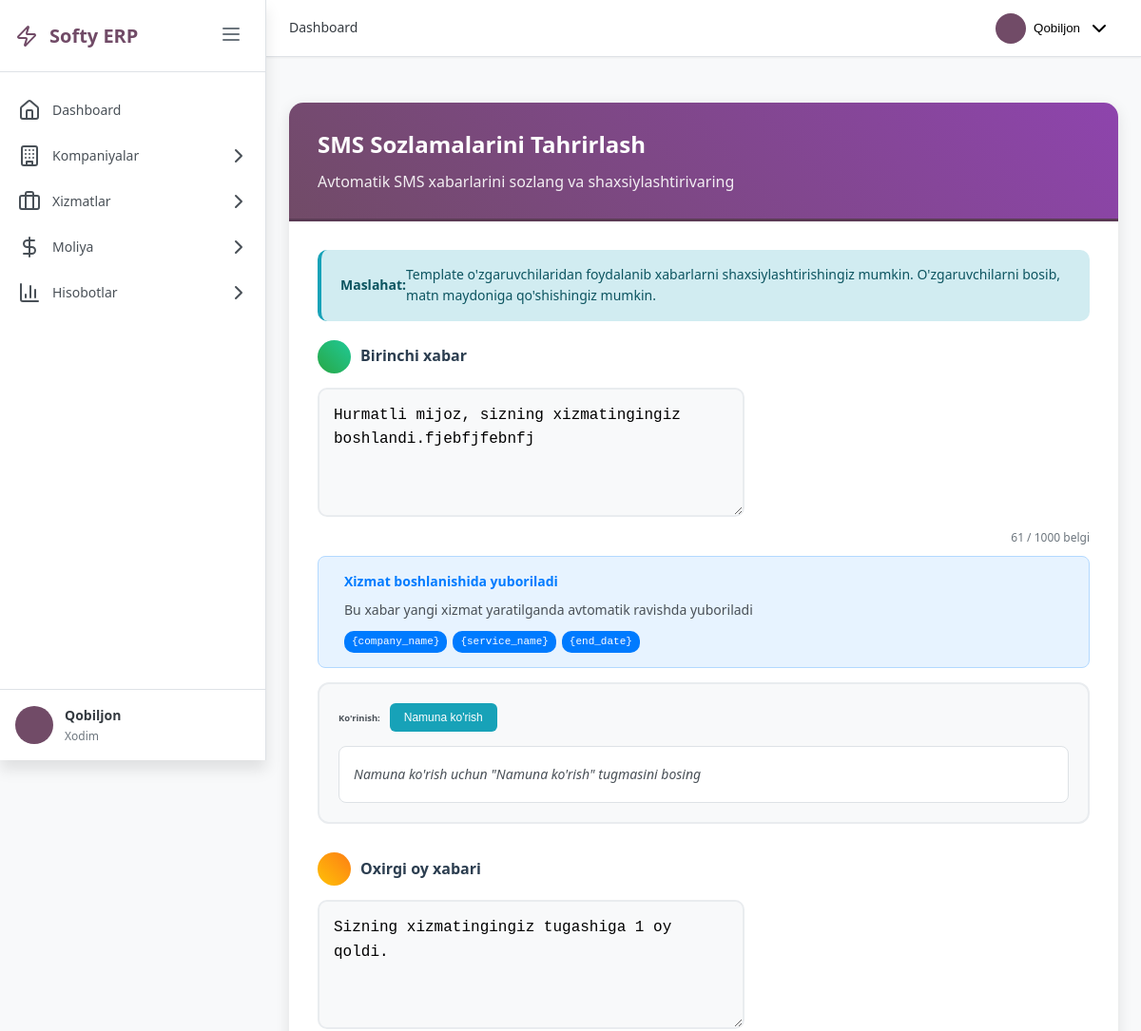
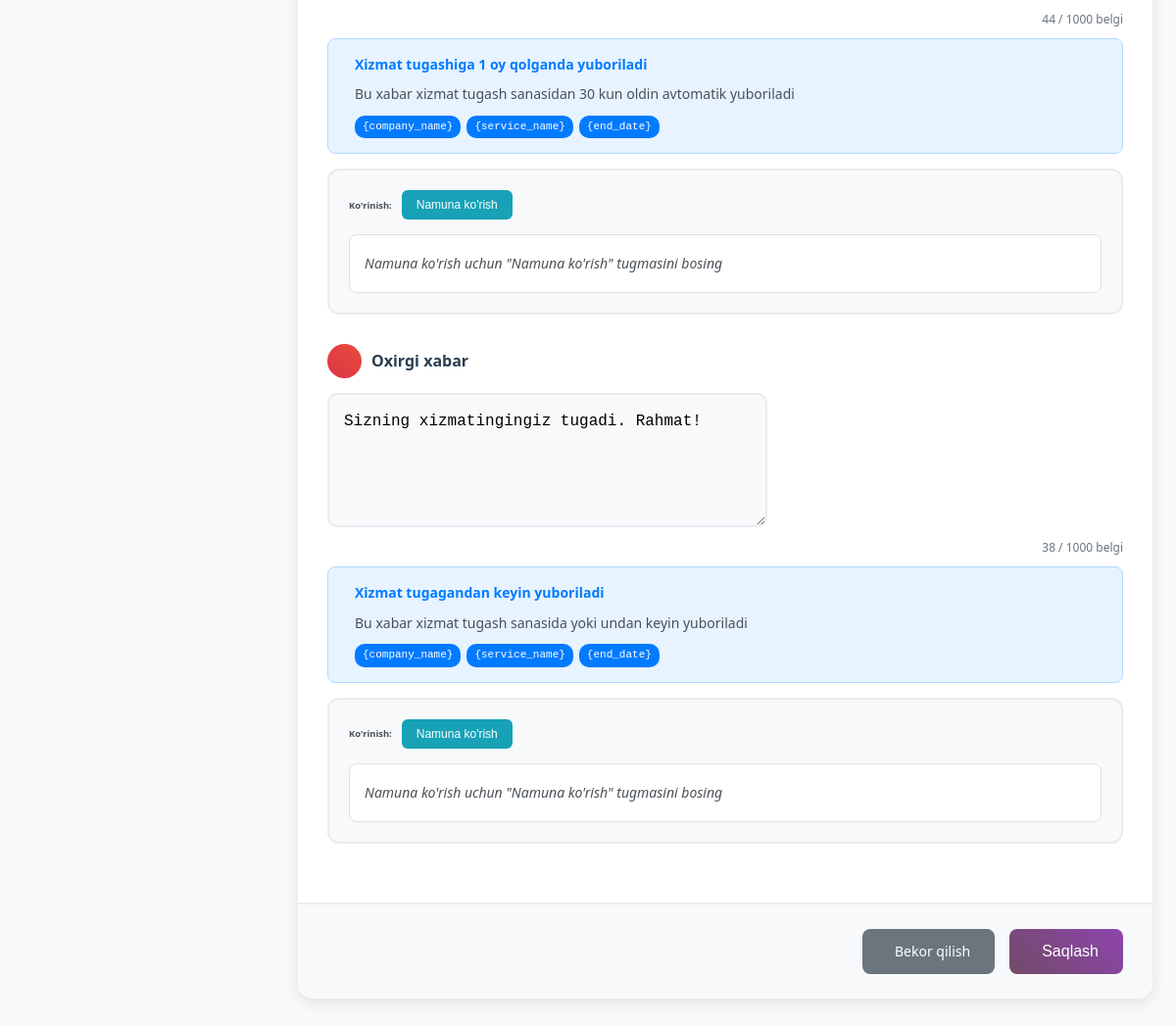
The page /settings/edit/ (signed in) on the database its author committed (2 pictures, top to bottom).
### main/models.py (models this page shows, shortened)
class AdminSettings(models.Model):
    first_message = models.TextField(verbose_name="Birinchi xabar")
    last_month_message = models.TextField(verbose_name="Oxirgi oy xabari")
    last_message = models.TextField(verbose_name="Oxirgi xabar")
    created_date = models.DateTimeField(auto_now_add=True, verbose_name="Yaratilgan sana")
    updated_date = models.DateTimeField(auto_now=True, verbose_name="Yangilangan sana")
    class Meta:
        verbose_name = "Admin sozlamalari"
        verbose_name_plural = "Admin sozlamalari"

### main/views/sms_mng.py (the view)
# urls.py: path('settings/edit/', sms_mng.sms_settings_edit, name='settings_edit'),
@login_required
@user_passes_test(is_admin_user)
def sms_settings_edit(request):
    try:
        admin_settings = AdminSettings.objects.first()
        if not admin_settings:
            admin_settings = AdminSettings()
    except Exception as e:
        messages.error(request, f"Xatolik: {str(e)}")
        return redirect('main:settings_list')
    if request.method == 'POST':
        form = AdminSettingsForm(request.POST, instance=admin_settings)
        if form.is_valid():
            try:
                form.save()
                messages.success(request, 'SMS sozlamalari muvaffaqiyatli yangilandi!')
                return redirect('main:settings_list')
            except Exception as e:
                messages.error(request, f"Saqlashda xatolik: {str(e)}")
        else:
            messages.error(request, 'Formada xatoliklar mavjud!')
    else:
        form = AdminSettingsForm(instance=admin_settings)
    context = {
        'title': 'SMS Sozlamalarini Tahrirlash',
        'form': form,
        'admin_settings': admin_settings,
        'page': 'sms_settings'
    }
    return render(request, 'main/settings_edit.html', context)

### templates/main/settings_edit.html (shortened to what this page needs)
{% extends 'base.html' %}
{% load static %}
{% block content %}
<div class="container-fluid py-4">
    <div class="row">
        <div class="col-12">
            <div class="edit-container">
                <div class="edit-header">
                    <h2> SMS Sozlamalarini Tahrirlash</h2>
                    <p>Avtomatik SMS xabarlarini sozlang va shaxsiylashtirivaring</p>
                </div>
                <div class="edit-body">
                    <div class="alert alert-info">
                        <strong>Maslahat:</strong> Template o'zgaruvchilaridan foydalanib xabarlarni shaxsiylashtirishingiz mumkin.
                        O'zgaruvchilarni bosib, matn maydoniga qo'shishingiz mumkin.
                    </div>
                    <form method="post" id="settingsForm">
                        <div class="form-group">
                            <label class="form-label">
                                <span class="label-icon first">
                                </span>
                                Birinchi xabar
                            </label>
                            {{ form.first_message }}
                            <div class="character-counter" id="firstCounter">0 / 1000 belgi</div>
                            <div class="form-help">
                                <div class="form-help-content">
                                    <h6>Xizmat boshlanishida yuboriladi</h6>
                                    <p>Bu xabar yangi xizmat yaratilganda avtomatik ravishda yuboriladi</p>
                                    <div class="variables-demo">
                                        <span class="variable-demo" onclick="insertVariable('first_message', '{company_name}')">{company_name}</span>
                                        <span class="variable-demo" onclick="insertVariable('first_message', '{service_name}')">{service_name}</span>
                                        <span class="variable-demo" onclick="insertVariable('first_message', '{end_date}')">{end_date}</span>
                                    </div>
                                </div>
                            </div>
                            <div class="preview-section">
                                <div class="preview-header">
                                    <h6> Ko'rinish:</h6>
                                    <button type="button" class="btn-preview" onclick="previewMessage('first')">
                                        Namuna ko'rish
                                    </button>
                                </div>
                                <div class="preview-content" id="firstPreview">
                                    Namuna ko'rish uchun "Namuna ko'rish" tugmasini bosing
                                </div>
                            </div>
                        </div>
                        <div class="form-group">
                            <label class="form-label">
                                <span class="label-icon last-month">
                                </span>
                                Oxirgi oy xabari
                            </label>
                            {{ form.last_month_message }}
                            <div class="character-counter" id="lastMonthCounter">0 / 1000 belgi</div>
                            <div class="form-help">
                                <div class="form-help-content">
                                    <h6>Xizmat tugashiga 1 oy qolganda yuboriladi</h6>
                                    <p>Bu xabar xizmat tugash sanasidan 30 kun oldin avtomatik yuboriladi</p>
                                    <div class="variables-demo">
                                        <span class="variable-demo" onclick="insertVariable('last_month_message', '{company_name}')">{company_name}</span>
                                        <span class="variable-demo" onclick="insertVariable('last_month_message', '{service_name}')">{service_name}</span>
                                        <span class="variable-demo" onclick="insertVariable('last_month_message', '{end_date}')">{end_date}</span>
                                    </div>
                                </div>
                            </div>
                            <div class="preview-section">
                                <div class="preview-header">
                                    <h6> Ko'rinish:</h6>
                                    <button type="button" class="btn-preview" onclick="previewMessage('last_month')">
                                        Namuna ko'rish
                                    </button>
                                </div>
                                <div class="preview-content" id="lastMonthPreview">
                                    Namuna ko'rish uchun "Namuna ko'rish" tugmasini bosing
                                </div>
                            </div>
                        </div>
                        <div class="form-group">
                            <label class="form-label">
                                <span class="label-icon last">
                                </span>
                                Oxirgi xabar
                            </label>
                            {{ form.last_message }}
                            <div class="character-counter" id="lastCounter">0 / 1000 belgi</div>
                            <div class="form-help">
                                <div class="form-help-content">
                                    <h6>Xizmat tugagandan keyin yuboriladi</h6>
                                    <p>Bu xabar xizmat tugash sanasida yoki undan keyin yuboriladi</p>
                                    <div class="variables-demo">
                                        <span class="variable-demo" onclick="insertVariable('last_message', '{company_name}')">{company_name}</span>
                                        <span class="variable-demo" onclick="insertVariable('last_message', '{service_name}')">{service_name}</span>
                                        <span class="variable-demo" onclick="insertVariable('last_message', '{end_date}')">{end_date}</span>
                                    </div>
                                </div>
                            </div>
                            <div class="preview-section">
                                <div class="preview-header">
                                    <h6> Ko'rinish:</h6>
                                    <button type="button" class="btn-preview" onclick="previewMessage('last')">
                                        Namuna ko'rish
                                    </button>
                                </div>
                                <div class="preview-content" id="lastPreview">
                                    Namuna ko'rish uchun "Namuna ko'rish" tugmasini bosing
                                </div>
                            </div>
                        </div>
                    </form>
                </div>
                <div class="form-actions">
                    <div style="display: flex; gap: 15px;">
                        <a href="{% url 'main:settings_list' %}" class="btn-secondary">
                            Bekor qilish
                        </a>
                        <button type="submit" form="settingsForm" class="btn-primary">
                            Saqlash
                        </button>
                    </div>
                </div>
            </div>
        </div>
    </div>
</div>
{% endblock %}

### templates/base.html (shortened to what this page needs)
{% load static %}
<!DOCTYPE html>
<html lang="uz">
<head>
    <link rel="stylesheet" href="{% static 'css/main/base.css' %}">
    <link rel="stylesheet" href="{% static 'css/main/dashboard.css' %}">
    <link rel="stylesheet" href="https://cdnjs.cloudflare.com/ajax/libs/lucide/0.263.1/lucide.min.css">
</head>
<body class="{% block body_class %}{% endblock %}">
    <div class="app-container">
        <aside class="sidebar" id="sidebar">
            <div class="sidebar-header">
                <div class="logo">
                    <i data-lucide="zap"></i>
<a href="/dashboard/" class="logo-link">
    <span class="logo-text">Softy ERP</span>
</a>
                </div>
                <button class="sidebar-toggle" id="sidebarToggle">
                    <i data-lucide="menu"></i>
                </button>
            </div>
            <nav class="sidebar-nav">
                <ul class="nav-list">
                    <li class="nav-item">
                        <a href="{% url 'main:dashboard' %}" class="nav-link {% if request.resolver_match.url_name == 'dashboard' %}active{% endif %}">
                            <i data-lucide="home"></i>
                            <span>Dashboard</span>
                        </a>
                    </li>
                    <li class="nav-item">
                        <a href="#" class="nav-link has-submenu">
                            <i data-lucide="building"></i>
                            <span>Kompaniyalar</span>
                            <i data-lucide="chevron-right" class="submenu-arrow"></i>
                        </a>
                    </li>
                    <li class="nav-item">
                        <a href="#" class="nav-link has-submenu">
                            <i data-lucide="briefcase"></i>
                            <span>Xizmatlar</span>
                            <i data-lucide="chevron-right" class="submenu-arrow"></i>
                        </a>
                    </li>
                    <li class="nav-item">
                        <a href="#" class="nav-link has-submenu">
                            <i data-lucide="dollar-sign"></i>
                            <span>Moliya</span>
                            <i data-lucide="chevron-right" class="submenu-arrow"></i>
                        </a>
                    </li>
                    <li class="nav-item">
                        <a href="#" class="nav-link has-submenu">
                            <i data-lucide="bar-chart-3"></i>
                            <span>Hisobotlar</span>
                            <i data-lucide="chevron-right" class="submenu-arrow"></i>
                        </a>
                    </li>
                </ul>
            </nav>
            <div class="sidebar-footer">
                <div class="user-profile">
                    <div class="user-avatar">
                    </div>
                    <div class="user-info">
                        <div class="user-name">{{ user.get_full_name|default:user.username }}</div>
                        <div class="user-role">{{ user.employees.get_position_display|default:'Xodim' }}</div>
                    </div>
                </div>
            </div>
        </aside>
        <main class="main-content">
            <header class="top-header">
                <div class="header-left">
                    <div class="breadcrumb">
                        {% block breadcrumb %}
                        <span class="breadcrumb-item">Dashboard</span>
                        {% endblock %}
                    </div>
                </div>
                <div class="header-right">
                    <div class="user-menu-container">
                        <button class="user-menu-btn" id="userMenuBtn">
                            <div class="user-avatar-small">
                            </div>
                            <span class="user-name-header">{{ user.get_full_name|default:user.username }}</span>
                            <i data-lucide="chevron-down"></i>
                        </button>
                    </div>
                </div>
            </header>
            <div class="content-wrapper">
                {% block content %}{% endblock %}
            </div>
        </main>
    </div>
</body>
</html>

### rows shown on the page
AdminSettings: first_message "Hurmatli mijoz, sizning xizmatingingiz boshlandi.fjebfjfebnfj", last_month_message "Sizning xizmatingingiz tugashiga 1 oy qoldi.", last_message "Sizning xizmatingingiz tugadi. Rahmat!"

### other values the page prints
{{ user.get_full_name|default:user.username }} "Qobiljon"
{{ user.employees.get_position_display|default:'Xodim' }} "Xodim"
